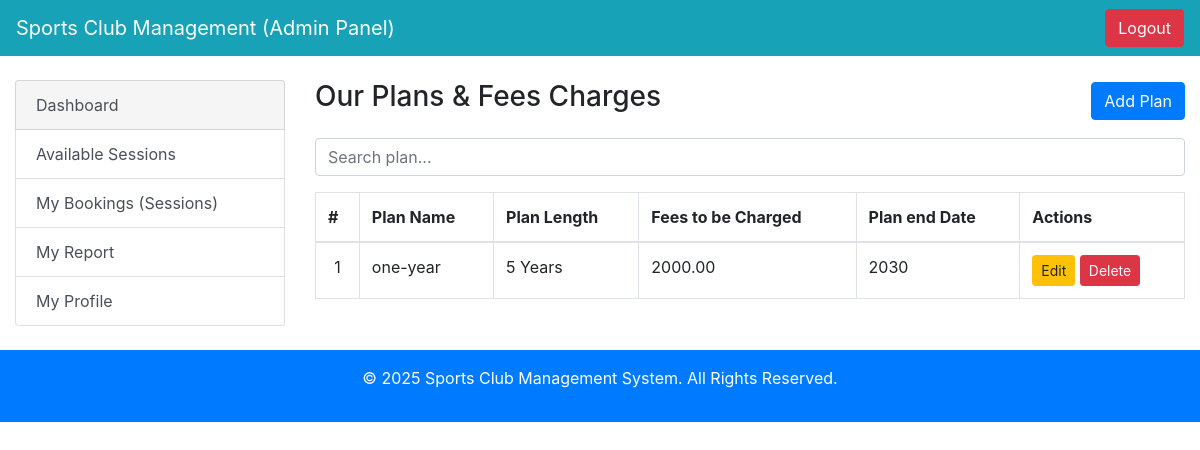
The app's page /plan-fees.php with its own data.
### tables this page shows
CREATE TABLE `plans` (
  `plan_id` int(11) NOT NULL,
  `planname` varchar(255) NOT NULL,
  `planLength` varchar(120) NOT NULL,
  `fees` decimal(10,2) NOT NULL,
  `planend` varchar(120) NOT NULL,
  `plan_del` varchar(120) NOT NULL DEFAULT 'present'
);

### plan-fees.php (the view, shortened to what this page needs)
<?php
include_once("includes/connection.php");
$cnt = 1;
$dis = mysqli_query($conn, "SELECT * FROM plans WHERE plan_del='present'");
$rows = [];
while ($row = mysqli_fetch_array($dis)) {
    $rows[] = $row;
}
?>
<!DOCTYPE html>
<html lang="en">
<head>
  <link href="https://stackpath.bootstrapcdn.com/bootstrap/4.5.2/css/bootstrap.min.css" rel="stylesheet">
</head>
<body>
  <nav class="navbar navbar-expand-lg navbar-dark bg-info">
    <a class="navbar-brand" href="#">Sports Club Management (Admin Panel)</a>
    <div class="collapse navbar-collapse" id="navbarNav">
      <ul class="navbar-nav ml-auto">
        <li class="nav-item">
          <button class="btn btn-danger"><a href="login.php" style="color:white;">Logout</a></button>
        </li>
      </ul>
    </div>
  </nav>
  <div class="container-fluid mt-4">
    <div class="row">
      <div class="col-md-3">
        <?php include_once("includes/sidebar.php"); ?>
      </div>
      <div class="col-md-9">
        <div class="d-flex justify-content-between align-items-center mb-3">
          <h3>Our Plans & Fees Charges</h3>
          <button class="btn btn-primary" data-toggle="modal" data-target="#addStaffModal">Add Plan</button>
        </div>
        <div class="mb-3">
          <input type="text" id="searchInput" class="form-control" placeholder="Search plan...">
        </div>
        <table class="table table-bordered" id="staffTable">
    <thead>
        <tr>
            <th>#</th>
            <th>Plan Name</th>
            <th>Plan Length</th>
            <th>Fees to be Charged</th>
            <th>Plan end Date</th>
            <th>Actions</th>
        </tr>
    </thead>
    <tbody>
        <?php foreach ($rows as $row): ?>
            <tr>
                <td class="text-center"><?php echo $cnt; ?></td>
                <td><?php echo htmlspecialchars($row['planname']); ?></td>
                <td><?php echo htmlspecialchars($row['planLength']); ?></td>
                <td><?php echo htmlspecialchars($row['fees']); ?></td>
                <td><?php echo htmlspecialchars($row['planend']); ?></td>
                <td>
                    <a class="btn btn-warning btn-sm" href="editplan.php?plan_id=<?php echo $row['plan_id']; ?>">Edit</a>
                    <a class="btn btn-danger btn-sm" href="deleteplan.php?plan_id=<?php echo $row['plan_id']; ?>" onclick="return confirm('Are you sure you want to delete this Plan?')">Delete</a>
                </td>
            </tr>
            <?php $cnt++; ?>
        <?php endforeach; ?>
    </tbody>
</table>
      </div>
    </div>
  </div>
  <?php include_once("includes/footer.php"); ?>
</body>
</html>

### records on screen
plans: planname "one-year", planLength "5 Years", fees "2000.00", planend "2030"
